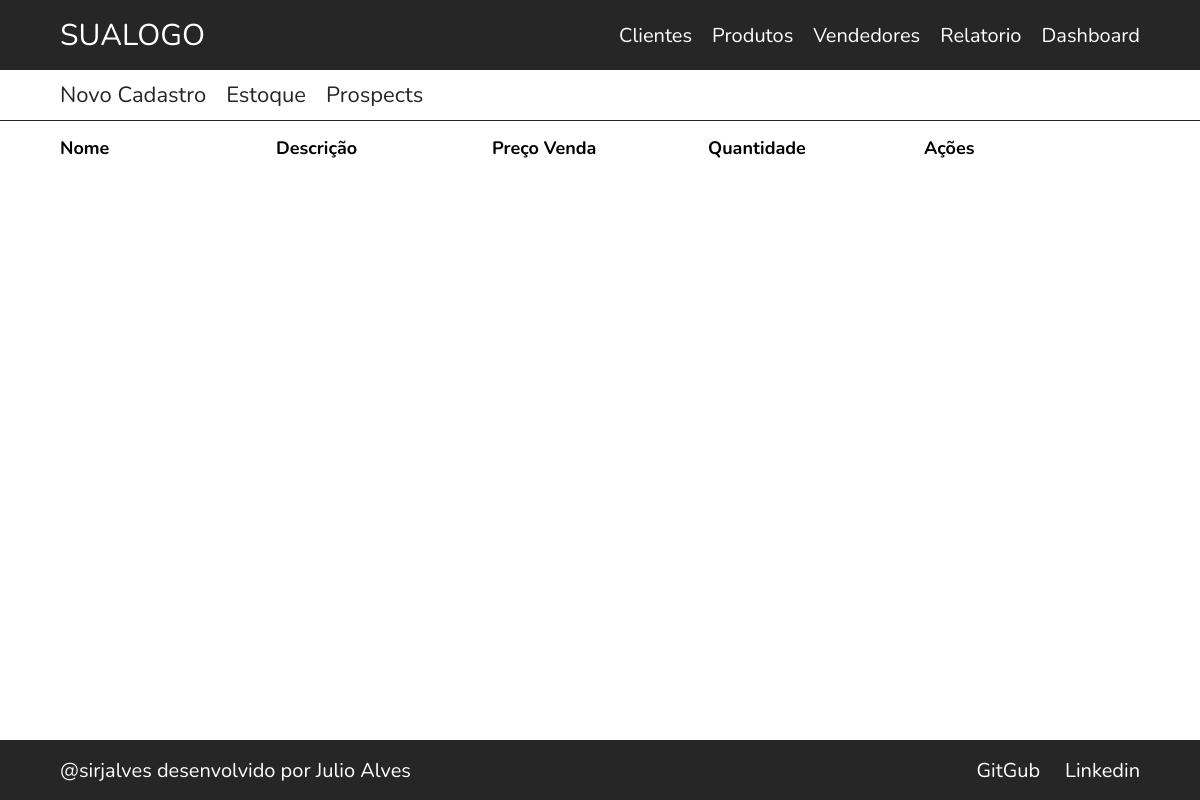
The app's page /product/list/, older data.
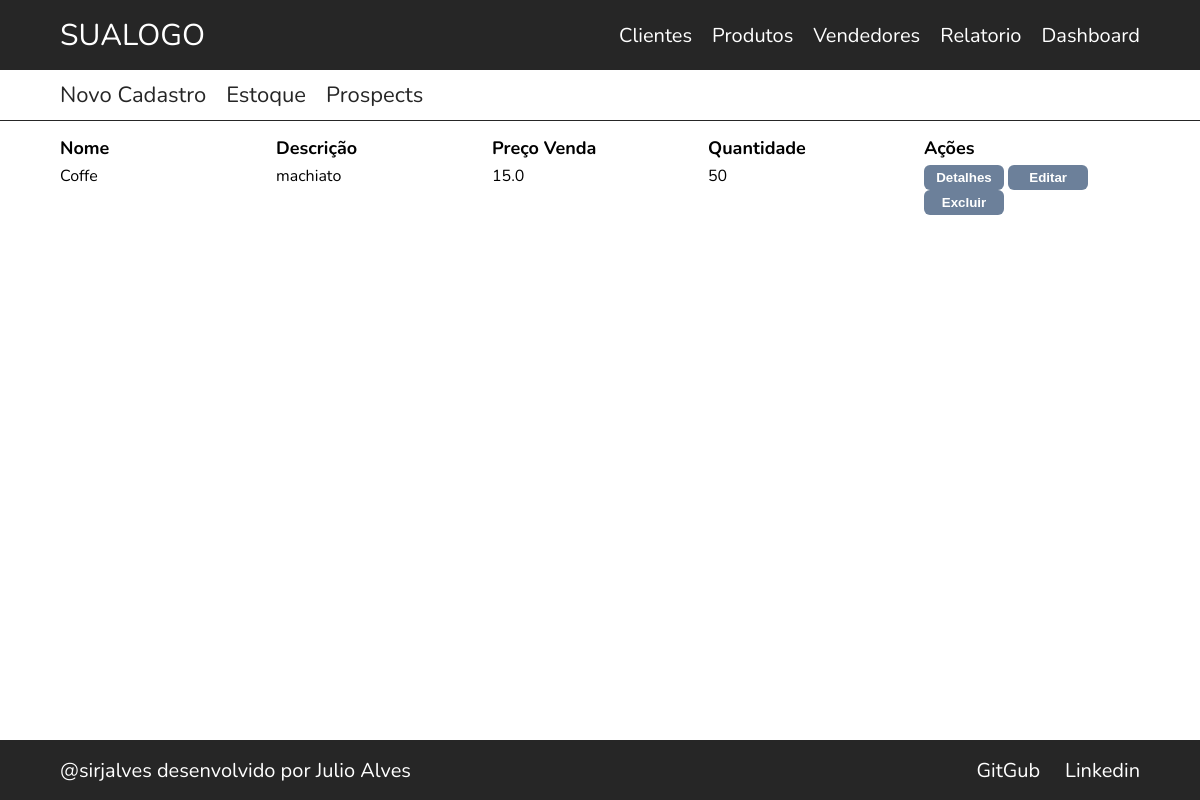
The same page, newer data.
### product/models.py (models this page shows)
class Product(models.Model):
    product_name = models.CharField(max_length=30)
    description = models.CharField(max_length=100)
    sale_price = models.FloatField()
    purchase_price = models.FloatField()
    quantity = models.IntegerField()
    purchase_date = models.DateTimeField()
    sell_date = models.DateField(auto_now=True)
    active = models.BooleanField(default=True)
    class Meta:
        db_table = "PRODUCT"

### product/views.py (the view)
# urls.py: path('list/', ProductListView.as_view(), name = 'product-list'),
class ProductListView(ListView):
    template_name = 'product/product-list.html'
    model = Product
    queryset = Product.objects.all()

### product/templates/product/product-list.html (shortened to what this page needs)
{% extends "model-page.html" %}
{% block content %}
<div class="content">
    <div class="sub-menu">
        <div>
            <a href={% url "product:product-create" %}>Novo Cadastro</a>
            <a href="#">Estoque</a>
            <a href="#">Prospects</a>
        </div>
    </div>
    <div class="table">
        <div class="table-header">
            <div class="table-collum">Nome</div>
            <div class="table-collum">Descrição</div>
            <div class="table-collum">Preço Venda</div>
            <div class="table-collum">Quantidade</div>
            <div class="table-collum">Ações</div>
        </div>
        {% for product in product_list %}
        <div class="table-row">
            <div class="table-collum"> {{product.product_name}} </div>
            <div class="table-collum"> {{product.description}} </div>
            <div class="table-collum"> {{product.sale_price}} </div>
            <div class="table-collum"> {{product.quantity}} </div>
            <div class="table-collum">
                <button type="button" class="button button-danger">Detalhes</button>
                <button type="button" class="button button-danger">Editar</button>
                <button type="button" class="button button-danger">Excluir</button>
            </div>
        </div>
        {% endfor %}
    </div>
</div>
{% endblock %}

Row changes from the older to the newer data that the page shows:
added Product: product_name "Coffe", description "machiato", sale_price "15.0", quantity "50"
